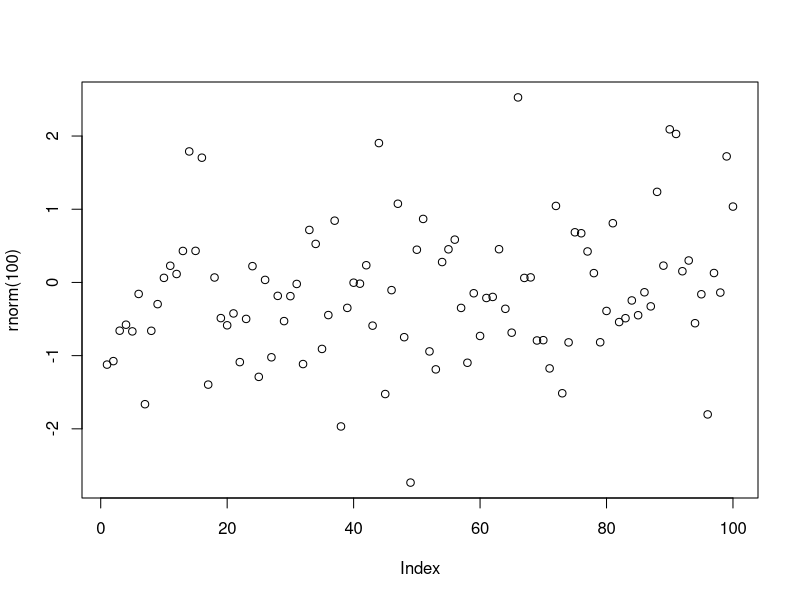

This figure's R source:
#Make a file called firstscript.R containing Rcode that generates 100 random numbers and plots them, and run this script several times.
plot(rnorm(100))